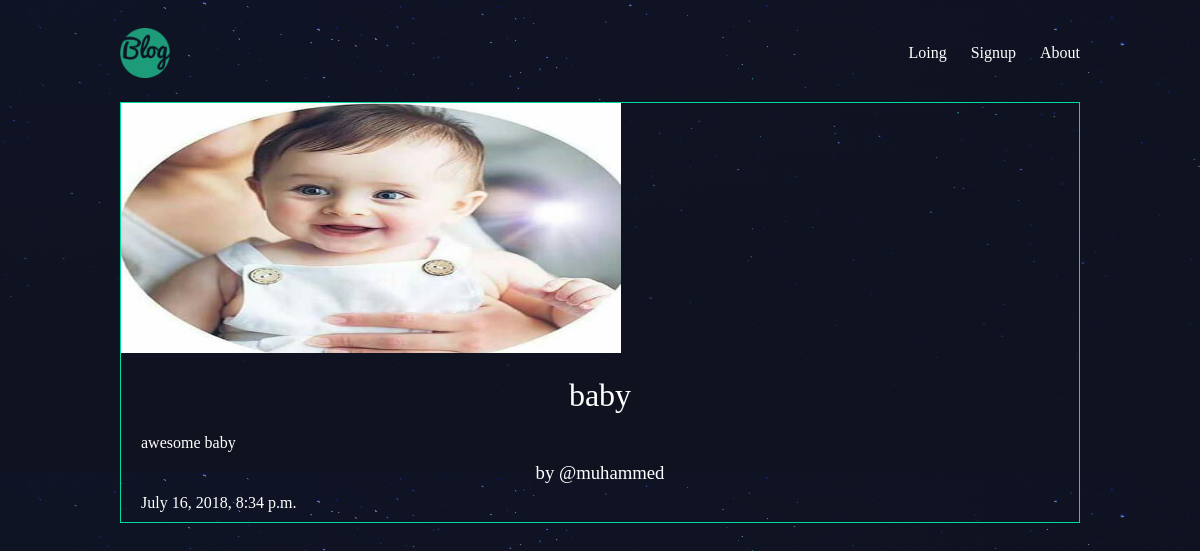
The page /articles/baby/ on the database its author committed.
### articles/models.py (models this page shows, shortened)
class Article(models.Model):
    title  = models.CharField(max_length=100)
    slug   = models.SlugField()
    body   = models.TextField()
    date   = models.DateTimeField(auto_now_add=True)
    thumb  = models.ImageField(default='default.png', blank=True)
    author = models.ForeignKey(User, default=None, on_delete=models.CASCADE)

### articles/views.py (the view)
# urls.py: path('/<slug>/', views.article_detail, name='detail')
def article_detail(request, slug):
    article = Article.objects.get(slug=slug)
    return render(request, 'articles/article_details.html', { 'article': article })

### articles/templates/articles/article_details.html
{% extends 'base_layout.html' %}
{% block content %}
<div class="article-detail">
    <div class="article">
        <img src="{{ article.thumb.url }}" width="500" height="250"/>
        <h2>{{ article.title }}</h2>
        <p>{{ article.body }}</p>
        <h3>by @{{ article.author.username }}</h3>
        <p>{{ article.date }}</p>
    </div>
</div>
{% endblock %}

### assets/styles.css (style rules this page uses)
body { background-color: #0f121f; background-image: url(/static/stars.png); background-repeat-y: no-repeat; color: #fff; }
body * { font-family: Ubuntu; }
h1, h2, h3, h4, h5 { font-weight: normal; margin: 0; }
.article { padding: 10px; border: 1px solid #00dba0; position: relative; padding-bottom: 40px; }
.article h2 { font-size: 1.2em; }
.article-detail .article { padding: 0; }
.article-detail .article img { max-width: 100%; }
.article-detail .article h2 { text-align: center; margin: 20px auto; font-size: 2em }
.article-detail .article h3 { text-align: center; }
.article-detail .article p { margin: 10px 20px }

### rows shown on the page
Article: thumb (picture), title "baby", body "awesome baby", author.username "muhammed", date "July 16, 2018, 8:34 p.m."
